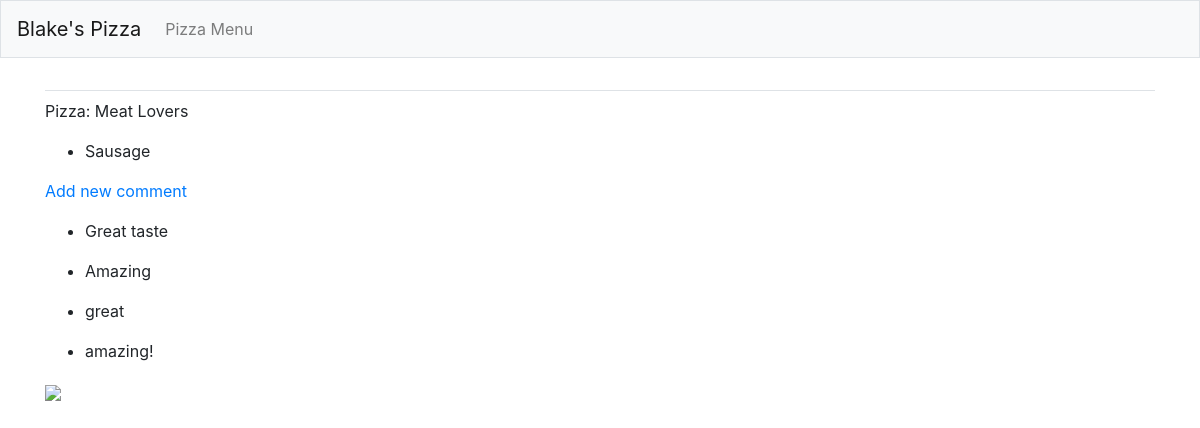
The page /pizzas/1/ on the database as committed earlier.
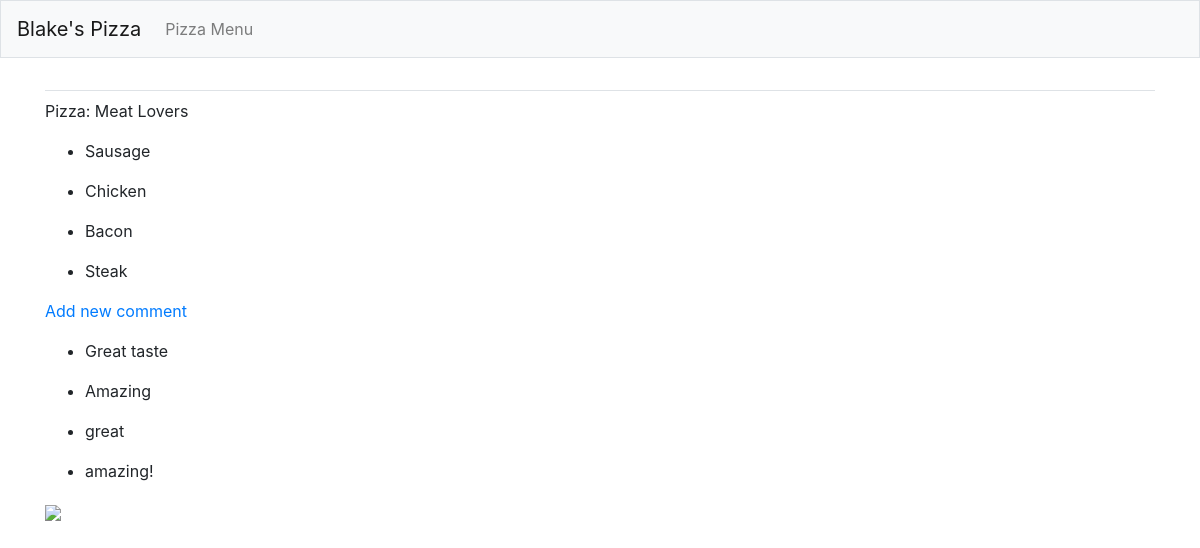
The same page on the database as committed later.
### pizzas/models.py (models this page shows, shortened)
class Topping(models.Model):
    pizza = models.ForeignKey(Pizza,on_delete=models.CASCADE)
    topping_name = models.TextField()

class Comment(models.Model):
    pizza = models.ForeignKey(Pizza,on_delete=models.CASCADE)
    comment_name = models.TextField()

### pizzas/views.py (the view)
# urls.py: path('pizzas/<int:pizza_id>/',views.pizza, name='pizza'),
def pizza(request, pizza_id):
    pizza = Pizza.objects.get(id=pizza_id)
    toppings = pizza.topping_set.all()
    comments = pizza.comment_set.order_by()
    context = {'pizza':pizza,'toppings':toppings, 'comments':comments}
    return render(request, 'pizzas/pizza.html',context)

### pizzas/models.py (called while the page is built)
    def __str__(self):
        return self.pizza_name

### pizzas/templates/pizzas/pizza.html (shortened to what this page needs)
{% extends "pizzas/base.html" %}
{% block content %}
<p>
    Pizza: {{ pizza }}
</p>
<ul>
    {% for t in toppings %}
    <li>
        <p> {{ t.topping_name }}</p>
    </li>
    {% empty %}
    <li>There are no toppings for this pizza yet.</li>
    {% endfor %}
</ul>
<p><a href="{% url 'pizzas:new_comment' pizza.id %}">Add new comment</a></p>
<ul>
    {% for c in comments %}
    <li>
        <p> {{ c.comment_name }}</p>
    </li>
    {% empty %}
    <li>There are no comments for this pizza yet.</li>
    {% endfor %}
</ul>
<p>
    {% load static %} <img src="{% static " pizzas/static/pizza-saver.0.1484328168.jpg" %}">
</p>
{% endblock content %}

Rows that differ between the two databases and show on the page:
added Topping: topping_name "Chicken"
added Topping: topping_name "Bacon"
added Topping: topping_name "Steak"
